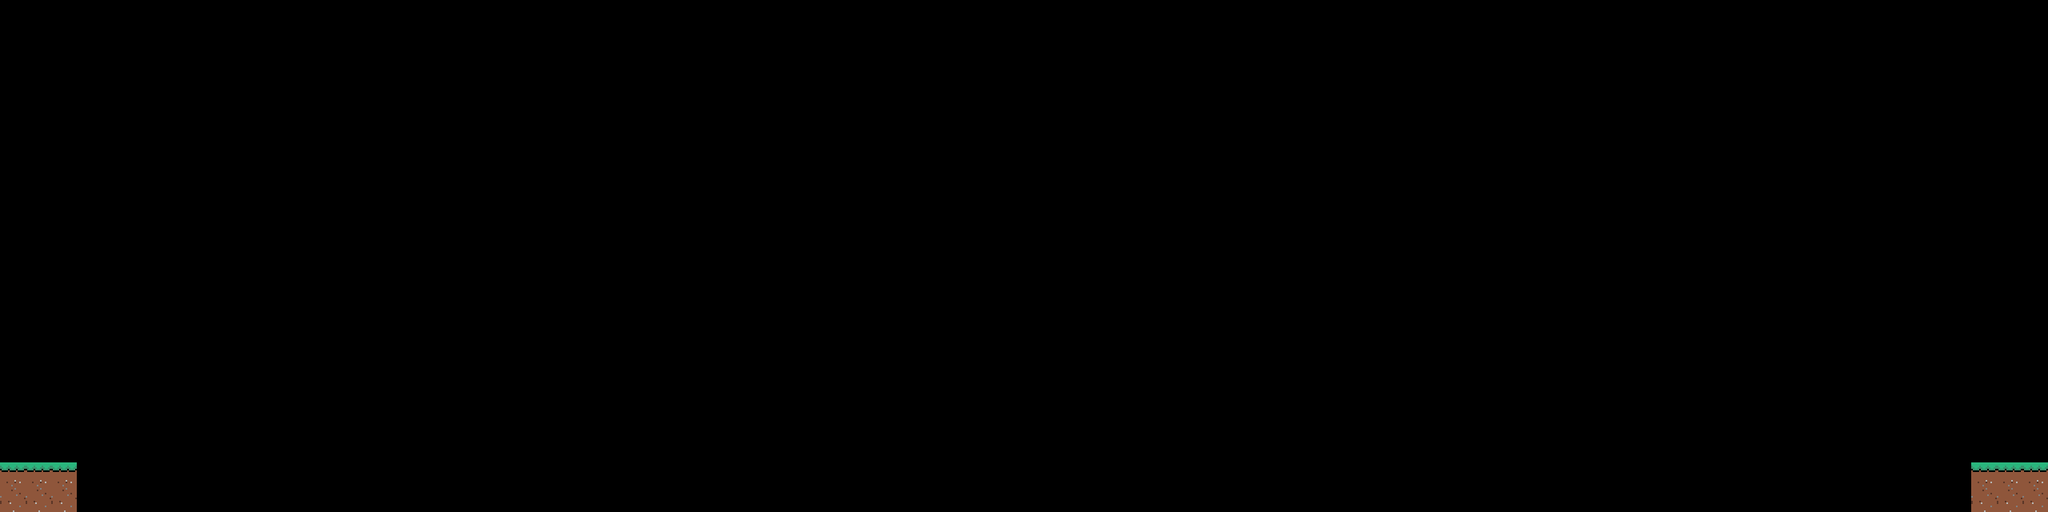

The image is a tile-based game level rendered from a .tmx file. Its description and complete source (layers, tilesets, objects, tile grids) follow:
An orthogonal 80x20 tile map with 32x32 px tiles, 1 tile layer (ground).

<map version="1.10" tiledversion="1.12.2" orientation="orthogonal" renderorder="right-down" width="80" height="20" tilewidth="32" tileheight="32" infinite="0" nextlayerid="5" nextobjectid="5">
 <tileset firstgid="1" source="../tilesets/0.tsx" />
 <layer id="3" name="ground" width="80" height="20">
  <data encoding="csv">
0,0,0,0,0,0,0,0,0,0,0,0,0,0,0,0,0,0,0,0,0,0,0,0,0,0,0,0,0,0,0,0,0,0,0,0,0,0,0,0,0,0,0,0,0,0,0,0,0,0,0,0,0,0,0,0,0,0,0,0,0,0,0,0,0,0,0,0,0,0,0,0,0,0,0,0,0,0,0,0,
0,0,0,0,0,0,0,0,0,0,0,0,0,0,0,0,0,0,0,0,0,0,0,0,0,0,0,0,0,0,0,0,0,0,0,0,0,0,0,0,0,0,0,0,0,0,0,0,0,0,0,0,0,0,0,0,0,0,0,0,0,0,0,0,0,0,0,0,0,0,0,0,0,0,0,0,0,0,0,0,
0,0,0,0,0,0,0,0,0,0,0,0,0,0,0,0,0,0,0,0,0,0,0,0,0,0,0,0,0,0,0,0,0,0,0,0,0,0,0,0,0,0,0,0,0,0,0,0,0,0,0,0,0,0,0,0,0,0,0,0,0,0,0,0,0,0,0,0,0,0,0,0,0,0,0,0,0,0,0,0,
0,0,0,0,0,0,0,0,0,0,0,0,0,0,0,0,0,0,0,0,0,0,0,0,0,0,0,0,0,0,0,0,0,0,0,0,0,0,0,0,0,0,0,0,0,0,0,0,0,0,0,0,0,0,0,0,0,0,0,0,0,0,0,0,0,0,0,0,0,0,0,0,0,0,0,0,0,0,0,0,
0,0,0,0,0,0,0,0,0,0,0,0,0,0,0,0,0,0,0,0,0,0,0,0,0,0,0,0,0,0,0,0,0,0,0,0,0,0,0,0,0,0,0,0,0,0,0,0,0,0,0,0,0,0,0,0,0,0,0,0,0,0,0,0,0,0,0,0,0,0,0,0,0,0,0,0,0,0,0,0,
0,0,0,0,0,0,0,0,0,0,0,0,0,0,0,0,0,0,0,0,0,0,0,0,0,0,0,0,0,0,0,0,0,0,0,0,0,0,0,0,0,0,0,0,0,0,0,0,0,0,0,0,0,0,0,0,0,0,0,0,0,0,0,0,0,0,0,0,0,0,0,0,0,0,0,0,0,0,0,0,
0,0,0,0,0,0,0,0,0,0,0,0,0,0,0,0,0,0,0,0,0,0,0,0,0,0,0,0,0,0,0,0,0,0,0,0,0,0,0,0,0,0,0,0,0,0,0,0,0,0,0,0,0,0,0,0,0,0,0,0,0,0,0,0,0,0,0,0,0,0,0,0,0,0,0,0,0,0,0,0,
0,0,0,0,0,0,0,0,0,0,0,0,0,0,0,0,0,0,0,0,0,0,0,0,0,0,0,0,0,0,0,0,0,0,0,0,0,0,0,0,0,0,0,0,0,0,0,0,0,0,0,0,0,0,0,0,0,0,0,0,0,0,0,0,0,0,0,0,0,0,0,0,0,0,0,0,0,0,0,0,
0,0,0,0,0,0,0,0,0,0,0,0,0,0,0,0,0,0,0,0,0,0,0,0,0,0,0,0,0,0,0,0,0,0,0,0,0,0,0,0,0,0,0,0,0,0,0,0,0,0,0,0,0,0,0,0,0,0,0,0,0,0,0,0,0,0,0,0,0,0,0,0,0,0,0,0,0,0,0,0,
0,0,0,0,0,0,0,0,0,0,0,0,0,0,0,0,0,0,0,0,0,0,0,0,0,0,0,0,0,0,0,0,0,0,0,0,0,0,0,0,0,0,0,0,0,0,0,0,0,0,0,0,0,0,0,0,0,0,0,0,0,0,0,0,0,0,0,0,0,0,0,0,0,0,0,0,0,0,0,0,
0,0,0,0,0,0,0,0,0,0,0,0,0,0,0,0,0,0,0,0,0,0,0,0,0,0,0,0,0,0,0,0,0,0,0,0,0,0,0,0,0,0,0,0,0,0,0,0,0,0,0,0,0,0,0,0,0,0,0,0,0,0,0,0,0,0,0,0,0,0,0,0,0,0,0,0,0,0,0,0,
0,0,0,0,0,0,0,0,0,0,0,0,0,0,0,0,0,0,0,0,0,0,0,0,0,0,0,0,0,0,0,0,0,0,0,0,0,0,0,0,0,0,0,0,0,0,0,0,0,0,0,0,0,0,0,0,0,0,0,0,0,0,0,0,0,0,0,0,0,0,0,0,0,0,0,0,0,0,0,0,
0,0,0,0,0,0,0,0,0,0,0,0,0,0,0,0,0,0,0,0,0,0,0,0,0,0,0,0,0,0,0,0,0,0,0,0,0,0,0,0,0,0,0,0,0,0,0,0,0,0,0,0,0,0,0,0,0,0,0,0,0,0,0,0,0,0,0,0,0,0,0,0,0,0,0,0,0,0,0,0,
0,0,0,0,0,0,0,0,0,0,0,0,0,0,0,0,0,0,0,0,0,0,0,0,0,0,0,0,0,0,0,0,0,0,0,0,0,0,0,0,0,0,0,0,0,0,0,0,0,0,0,0,0,0,0,0,0,0,0,0,0,0,0,0,0,0,0,0,0,0,0,0,0,0,0,0,0,0,0,0,
0,0,0,0,0,0,0,0,0,0,0,0,0,0,0,0,0,0,0,0,0,0,0,0,0,0,0,0,0,0,0,0,0,0,0,0,0,0,0,0,0,0,0,0,0,0,0,0,0,0,0,0,0,0,0,0,0,0,0,0,0,0,0,0,0,0,0,0,0,0,0,0,0,0,0,0,0,0,0,0,
0,0,0,0,0,0,0,0,0,0,0,0,0,0,0,0,0,0,0,0,0,0,0,0,0,0,0,0,0,0,0,0,0,0,0,0,0,0,0,0,0,0,0,0,0,0,0,0,0,0,0,0,0,0,0,0,0,0,0,0,0,0,0,0,0,0,0,0,0,0,0,0,0,0,0,0,0,0,0,0,
0,0,0,0,0,0,0,0,0,0,0,0,0,0,0,0,0,0,0,0,0,0,0,0,0,0,0,0,0,0,0,0,0,0,0,0,0,0,0,0,0,0,0,0,0,0,0,0,0,0,0,0,0,0,0,0,0,0,0,0,0,0,0,0,0,0,0,0,0,0,0,0,0,0,0,0,0,0,0,0,
0,0,0,0,0,0,0,0,0,0,0,0,0,0,0,0,0,0,0,0,0,0,0,0,0,0,0,0,0,0,0,0,0,0,0,0,0,0,0,0,0,0,0,0,0,0,0,0,0,0,0,0,0,0,0,0,0,0,0,0,0,0,0,0,0,0,0,0,0,0,0,0,0,0,0,0,0,0,0,0,
2,2,2,0,0,0,0,0,0,0,0,0,0,0,0,0,0,0,0,0,0,0,0,0,0,0,0,0,0,0,0,0,0,0,0,0,0,0,0,0,0,0,0,0,0,0,0,0,0,0,0,0,0,0,0,0,0,0,0,0,0,0,0,0,0,0,0,0,0,0,0,0,0,0,0,0,0,2,2,2,
18,18,18,0,0,0,0,0,0,0,0,0,0,0,0,0,0,0,0,0,0,0,0,0,0,0,0,0,0,0,0,0,0,0,0,0,0,0,0,0,0,0,0,0,0,0,0,0,0,0,0,0,0,0,0,0,0,0,0,0,0,0,0,0,0,0,0,0,0,0,0,0,0,0,0,0,0,18,18,18
</data>
 </layer>
 <objectgroup id="4" name="objects" />
</map>
